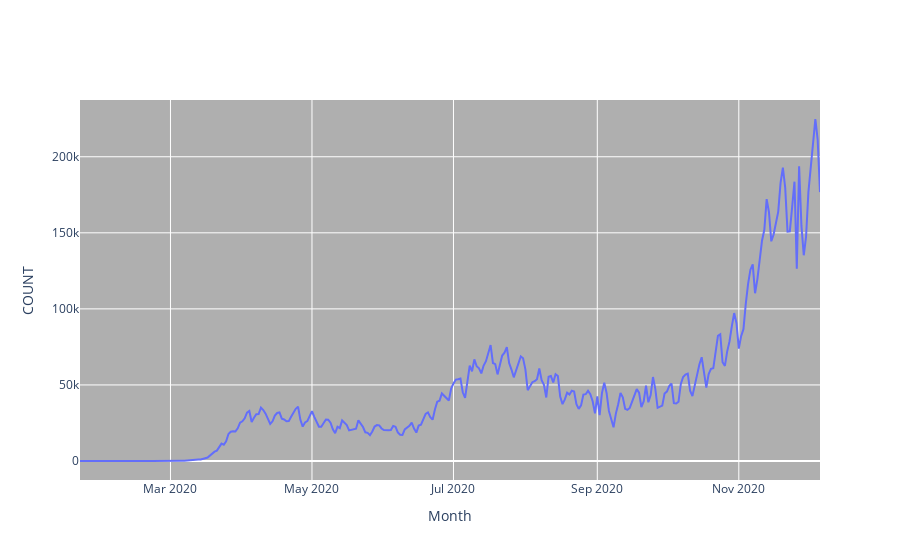

This figure's notebook cell:
### Code cell
fig = go.Figure([go.Scatter(x=data['date'], y=data['positiveIncrease'])])
fig.update_layout(plot_bgcolor='rgb(175,175,175)',
                   xaxis_title='Month',
                   yaxis_title='COUNT')

fig.show()

### Figure 1 — Plotly figure (JSON) as saved in the notebook; plotly's stock layout.template omitted (floating-point values rounded to 4 significant figures; data arrays with more than 128 entries replaced by an {"elided": "..."} marker saying what was removed)
{"data": [{"type": "scatter", "x": {"elided": "320 str values"}, "y": {"elided": "320 int values"}}], "layout": {"plot_bgcolor": "rgb(175,175,175)", "xaxis": {"title": {"text": "Month"}}, "yaxis": {"title": {"text": "COUNT"}}}}
